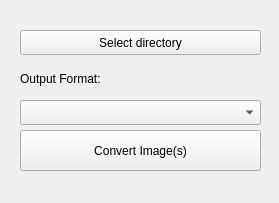
<?xml version="1.0" encoding="UTF-8"?>
<ui version="4.0">
 <class>MainWindow</class>
 <widget class="QMainWindow" name="MainWindow">
  <property name="geometry">
   <rect>
    <x>0</x>
    <y>0</y>
    <width>279</width>
    <height>203</height>
   </rect>
  </property>
  <property name="windowTitle">
   <string>Image Converter</string>
  </property>
  <property name="windowIcon">
   <iconset>
    <normaloff>../../../../../../usr/share/icons/gnome/32x32/mimetypes/image.png</normaloff>../../../../../../usr/share/icons/gnome/32x32/mimetypes/image.png</iconset>
  </property>
  <widget class="QWidget" name="centralwidget">
   <widget class="QPushButton" name="pushButtonDir">
    <property name="geometry">
     <rect>
      <x>20</x>
      <y>30</y>
      <width>241</width>
      <height>25</height>
     </rect>
    </property>
    <property name="text">
     <string>Select directory</string>
    </property>
   </widget>
   <widget class="QComboBox" name="comboBox">
    <property name="geometry">
     <rect>
      <x>20</x>
      <y>100</y>
      <width>241</width>
      <height>25</height>
     </rect>
    </property>
   </widget>
   <widget class="QLabel" name="label">
    <property name="geometry">
     <rect>
      <x>20</x>
      <y>70</y>
      <width>91</width>
      <height>17</height>
     </rect>
    </property>
    <property name="text">
     <string>Output Format:</string>
    </property>
   </widget>
   <widget class="QPushButton" name="pushButtonConvert">
    <property name="geometry">
     <rect>
      <x>20</x>
      <y>130</y>
      <width>241</width>
      <height>41</height>
     </rect>
    </property>
    <property name="text">
     <string>Convert Image(s)</string>
    </property>
   </widget>
  </widget>
  <widget class="QMenuBar" name="menubar">
   <property name="geometry">
    <rect>
     <x>0</x>
     <y>0</y>
     <width>279</width>
     <height>22</height>
    </rect>
   </property>
  </widget>
 </widget>
 <resources/>
 <connections/>
</ui>
